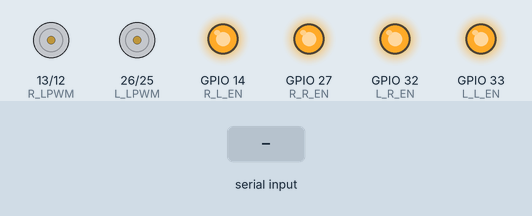
This sketch was run on a simulated ESP32. On the bench: motor-driver pin pairs drawn as motors (green arrow = first pin HIGH = forward, orange = second pin HIGH = backward, longer = more drive), output pins drawn as LEDs (lit = HIGH). Inputs (shaded band) come from the test bench. Nothing arrives over Bluetooth unless stated; what the sketch prints to the serial monitor is not drawn.

Above: at 1.2 s.
1.3 s: "F" received over the second serial link
At 2.5 s:
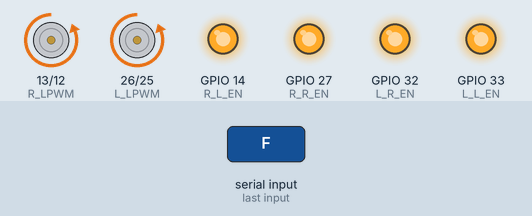
2.8 s: "B" received over the second serial link
At 3.7 s:
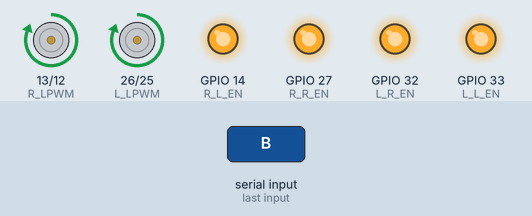
4.3 s: "L" received over the second serial link
At 4.8 s:
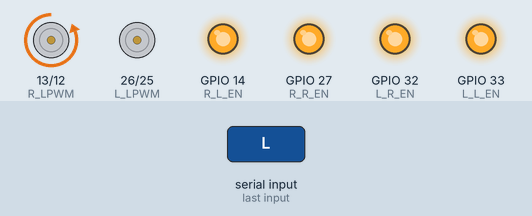
5.8 s: "R" received over the second serial link
At 7.0 s:
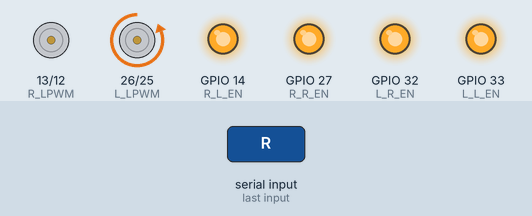
7.3 s: "S" received over the second serial link
At 8.4 s:
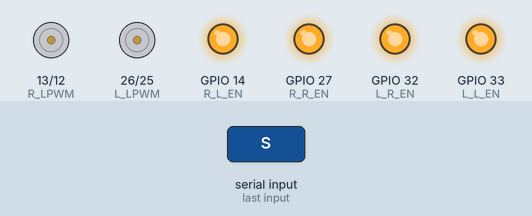
Timing chart, 0 to 9.8 s (numbered marks = the images above; inputs shaded):
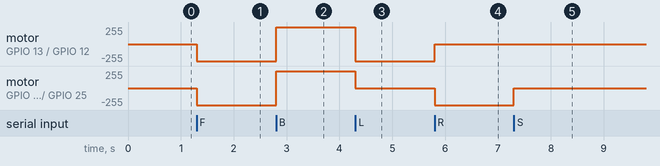

Measured:
- after the input at 1.3 s, motor on GPIO 13 (R_LPWM) / GPIO 12 (R_RPWM), motor on GPIO 26 (L_LPWM) / GPIO 25 (L_RPWM): stopped → backward 255/255 at once
- after the input at 2.8 s, motor on GPIO 13 (R_LPWM) / GPIO 12 (R_RPWM), motor on GPIO 26 (L_LPWM) / GPIO 25 (L_RPWM): backward 255/255 → forward 255/255 at once
- after the input at 4.3 s, motor on GPIO 13 (R_LPWM) / GPIO 12 (R_RPWM): forward 255/255 → backward 255/255 at once; motor on GPIO 26 (L_LPWM) / GPIO 25 (L_RPWM): forward 255/255 → stopped at once
- after the input at 5.8 s, motor on GPIO 13 (R_LPWM) / GPIO 12 (R_RPWM): backward 255/255 → stopped at once; motor on GPIO 26 (L_LPWM) / GPIO 25 (L_RPWM): stopped → backward 255/255 at once
- after the input at 7.3 s, motor on GPIO 26 (L_LPWM) / GPIO 25 (L_RPWM): backward 255/255 → stopped at once

The sketch:

BTS7960_y_ESP32.ino
```cpp
#include <BluetoothSerial.h> // Librería Bluetooth
BluetoothSerial SerialBT;

// =======================
// Pines BTS7960 - Motor izquierdo
// =======================
#define L_R_EN   32
#define L_L_EN   33
#define L_RPWM   25
#define L_LPWM   26

// =======================
// Pines BTS7960 - Motor derecho
// =======================
#define R_R_EN   27
#define R_L_EN   14
#define R_RPWM   12
#define R_LPWM   13

int velocidad = 255; // 0-255

// Canales PWM ESP32
const int ch_L_RPWM = 0;
const int ch_L_LPWM = 1;
const int ch_R_RPWM = 2;
const int ch_R_LPWM = 3;

const int freq = 20000;      // 20kHz para que no se escuche
const int resolution = 8;    // 8 bits (0-255)

void setup() {
  Serial.begin(115200);
  String nombreBluetooth = "Friforce"; // Nombre del BT
  SerialBT.begin(nombreBluetooth);

  Serial.println("El dispositivo está listo para emparejarse");

  // Configuración de pines ENABLE
  pinMode(L_R_EN, OUTPUT);
  pinMode(L_L_EN, OUTPUT);
  pinMode(R_R_EN, OUTPUT);
  pinMode(R_L_EN, OUTPUT);

  digitalWrite(L_R_EN, HIGH);
  digitalWrite(L_L_EN, HIGH);
  digitalWrite(R_R_EN, HIGH);
  digitalWrite(R_L_EN, HIGH);

  // Configuración PWM para cada pin
  ledcSetup(ch_L_RPWM, freq, resolution);
  ledcSetup(ch_L_LPWM, freq, resolution);
  ledcSetup(ch_R_RPWM, freq, resolution);
  ledcSetup(ch_R_LPWM, freq, resolution);

  ledcAttachPin(L_RPWM, ch_L_RPWM);
  ledcAttachPin(L_LPWM, ch_L_LPWM);
  ledcAttachPin(R_RPWM, ch_R_RPWM);
  ledcAttachPin(R_LPWM, ch_R_LPWM);

  detener();
}

void loop() {
  if (SerialBT.available()) {
    char comando = SerialBT.read();
    controlarCarrito(comando);
  }
}

// =======================
// Control por comando BT
// =======================
void controlarCarrito(char comando) {
  switch (comando) {
    case 'F': // Adelante
      avanzar();
      break;
    case 'B': // Atrás
      retroceder();
      break;
    case 'L': // Izquierda
      girarIzquierda();
      break;
    case 'R': // Derecha
      girarDerecha();
      break;
    case 'S': // Stop
      detener();
      break;
  }
}

// =======================
// Helpers para motores BTS7960
// vel: -255 a 255
// =======================
void setMotorIzquierdo(int vel) {
  vel = constrain(vel, -255, 255);

  if (vel > 0) {
    // Adelante
    ledcWrite(ch_L_RPWM, vel);
    ledcWrite(ch_L_LPWM, 0);
  } else if (vel < 0) {
    // Reversa
    ledcWrite(ch_L_RPWM, 0);
    ledcWrite(ch_L_LPWM, -vel);
  } else {
    // Stop
    ledcWrite(ch_L_RPWM, 0);
    ledcWrite(ch_L_LPWM, 0);
  }
}

void setMotorDerecho(int vel) {
  vel = constrain(vel, -255, 255);

  if (vel > 0) {
    // Adelante
    ledcWrite(ch_R_RPWM, vel);
    ledcWrite(ch_R_LPWM, 0);
  } else if (vel < 0) {
    // Reversa
    ledcWrite(ch_R_RPWM, 0);
    ledcWrite(ch_R_LPWM, -vel);
  } else {
    // Stop
    ledcWrite(ch_R_RPWM, 0);
    ledcWrite(ch_R_LPWM, 0);
  }
}

// =======================
// Movimientos del carrito
// =======================
void avanzar() {
  setMotorIzquierdo(velocidad);
  setMotorDerecho(velocidad);
}

void retroceder() {
  setMotorIzquierdo(-velocidad);
  setMotorDerecho(-velocidad);
}

void girarIzquierda() {
  // Izquierdo se detiene, derecho avanza
  setMotorIzquierdo(0);
  setMotorDerecho(velocidad);
}

void girarDerecha() {
  // Izquierdo avanza, derecho se detiene
  setMotorIzquierdo(velocidad);
  setMotorDerecho(0);
}

void detener() {
  setMotorIzquierdo(0);
  setMotorDerecho(0);
}
```
